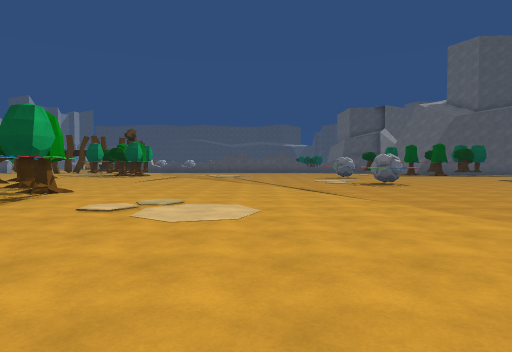
[1] (above)

24 first-person views from a walk through a 3-D level made in the Unity game engine. The camera is 1.2 m above the floor, tilts 2° down and sees 75° across. The floor is counted in squares, 2 m on a side. Each view is taken from the middle of a square. On the plan, view 1 faces up. The plan holds only what a view shows up to about 10 squares ahead; the rest is blank. The place goes on beyond the plan. The player is left out. Surface patterns are stand-ins for the level's own textures.

[2]
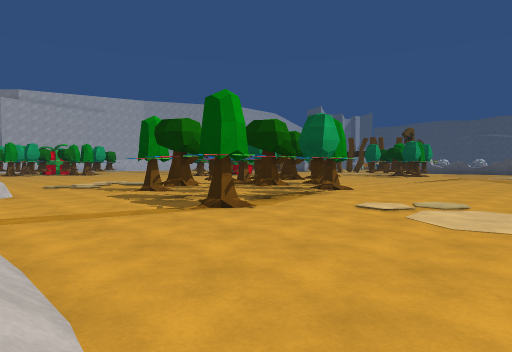

[3]
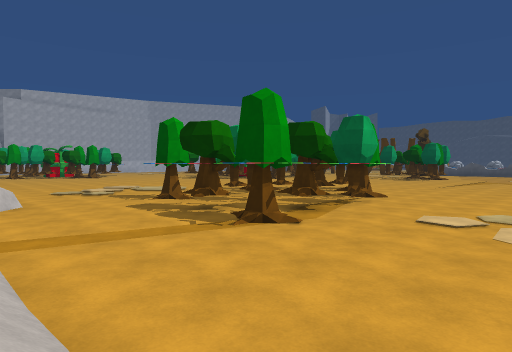

[4]
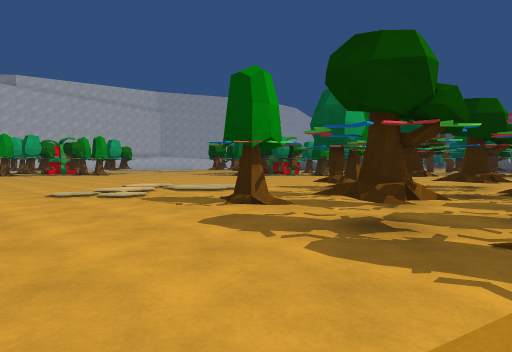

[5]
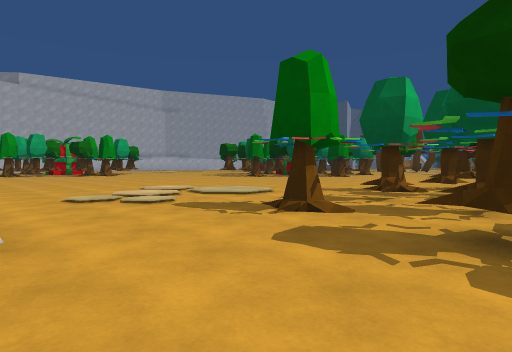

[6]
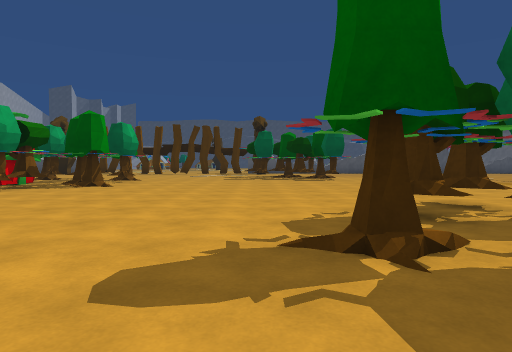

[7]
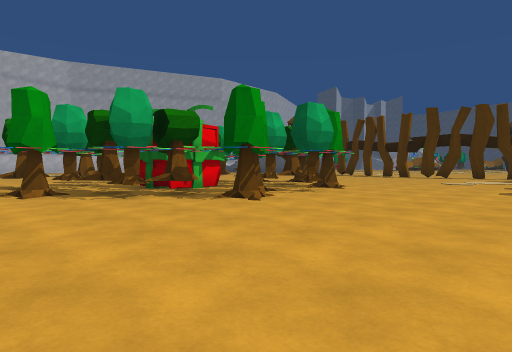

[8]
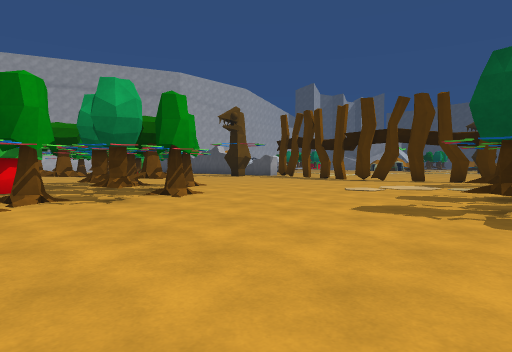

[9]
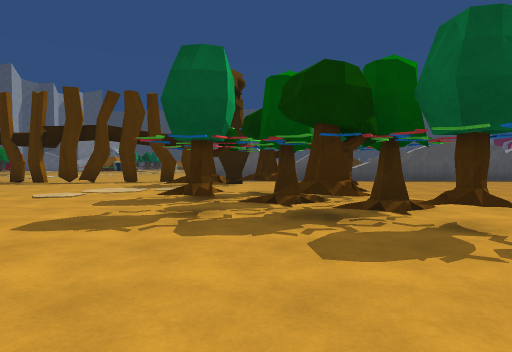

[10]
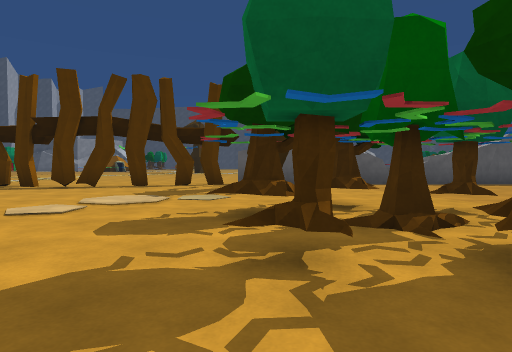

[11]
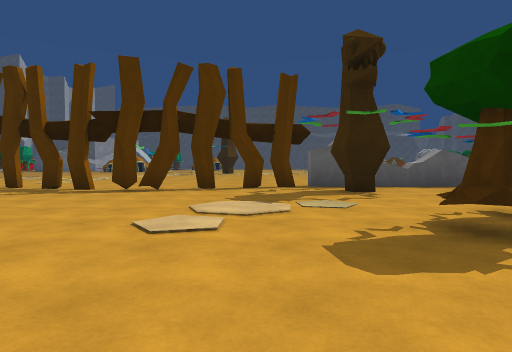

[12]
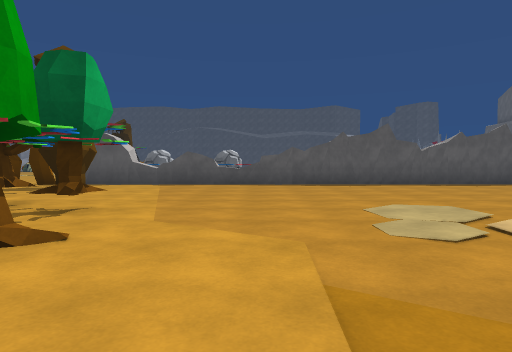

[13]
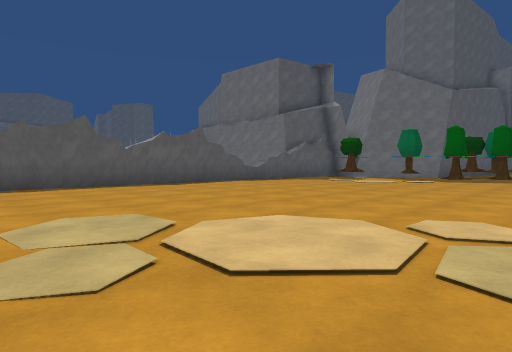

[14]
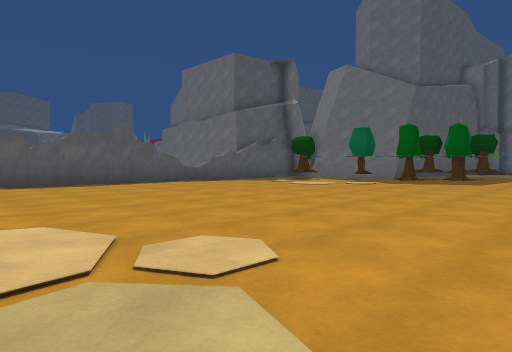

[15]
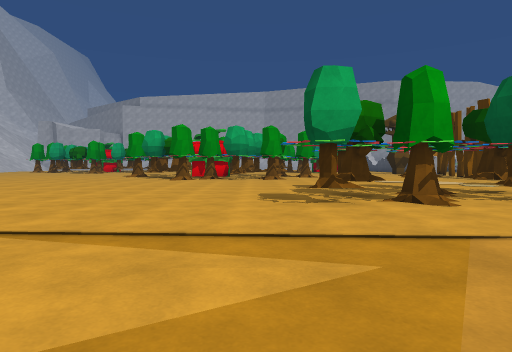

[16]
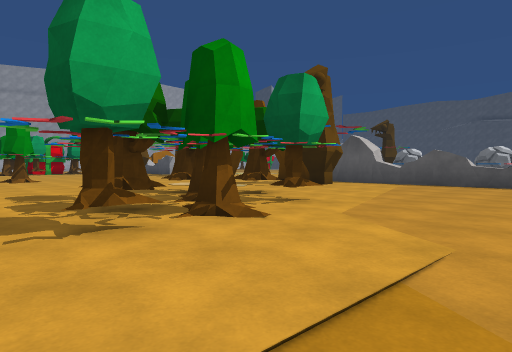

[17]
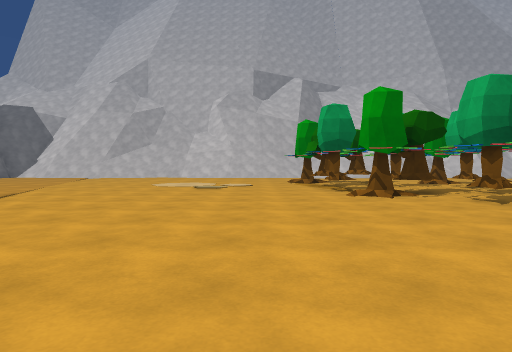

[18]
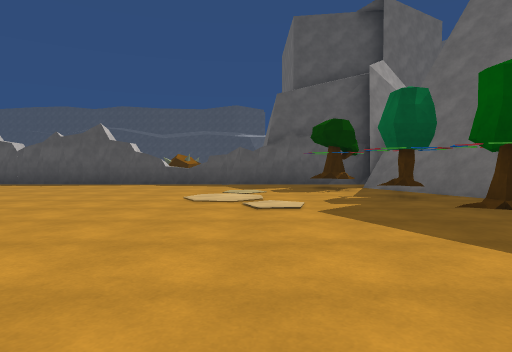

[19]
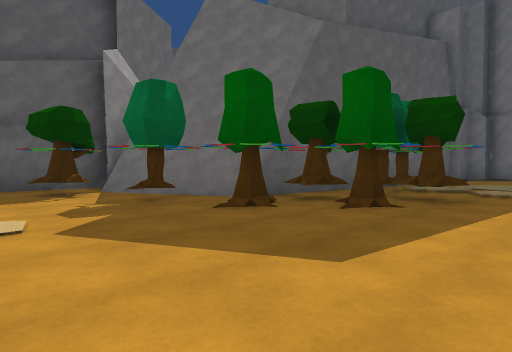

[20]
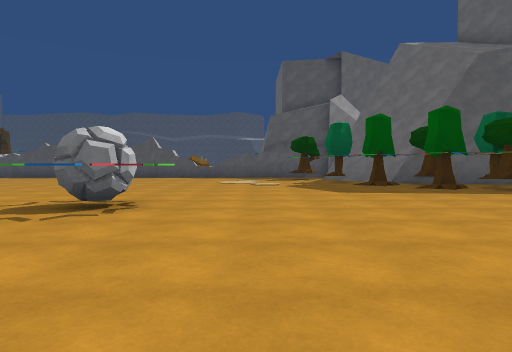

[21]
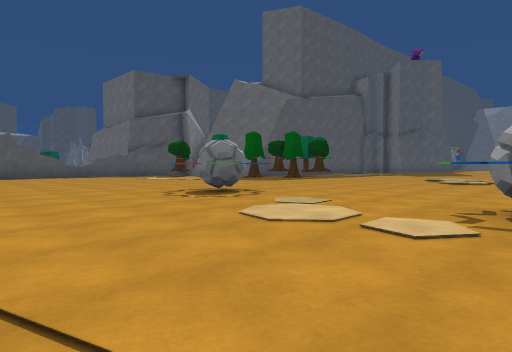

[22]
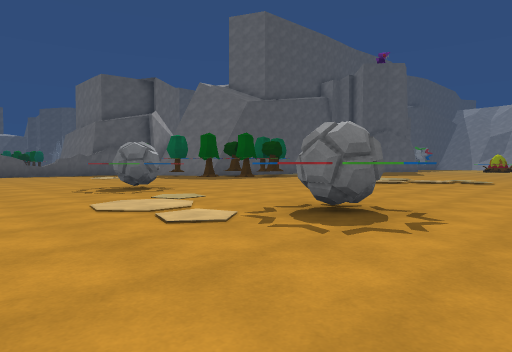

[23]
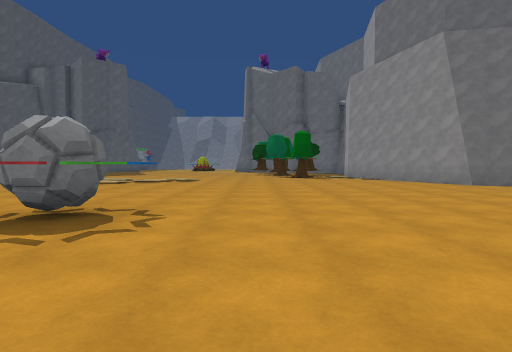

[24]
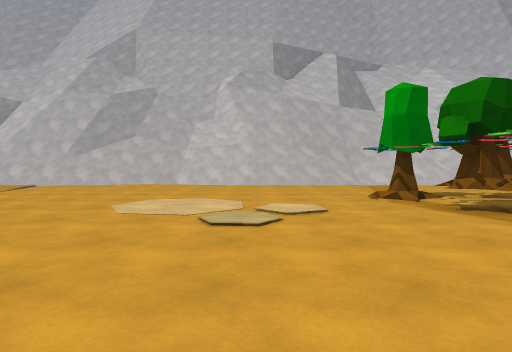

### Floor plan
Key: @ floor where view 1 was taken; # wall or solid block; x gap in a wall; . floor; / step, stairs or slope; = window, fence, low wall or low ledge; ^ raised ledge; O other object.
Columns run from 18 left of view 1 to 13 right of it. Each row starts with its distance up from view 1.
 30            OOO
 29    ....#    O
 28 x  .  x###^#^##########^#####
 27 .##x##..O...................#
 26  .......OO.................O##
 25  ............................#
 24   ..........................O###
 23    ......OO.................#OO#
 22   ......OOOOO.................OO
 21  ........O#O.................OOO
 20 OOO.....OOOO....................
 19 O OO......OO.......... ........
 18    .O.................OOO.....
 17 OOOOOO..........   ...OO.....
 16  O.OO..........   ...........
 15 OOOOO......... .  ............
 14 O O.............. .............
 13 OO....................OO.......
 12 O.....................OO ......
 11     ....... ...........O......
 10      ....OOO..................
  9      ......OOO................
  8      ...OOOOO#................
  7     .....OO OO................
  6    ......=OO O................
  5   .......O  #O.........  .....
  4  ........##OOOO.......    ...#
  3  .....................      ##
  2   .....................
  1         /=..............
  0          ##///////@/////

Positions as (right, up) in squares from view 1, and headings:
1: (0, 0), facing up
2: (0, 0), facing up-left
3: (-1, 0), facing up-left
4: (-5, 1), facing up-left
5: (-6, 1), facing up-left
6: (-10, 6), facing up
7: (-10, 11), facing up-left
8: (-9, 15), facing up-left
9: (-9, 16), facing up
10: (-10, 18), facing up
11: (-12, 19), facing up
12: (-5, 18), facing up
13: (-4, 19), facing up-right
14: (-2, 18), facing up-right
15: (-2, 18), facing left
16: (-4, 18), facing up-left
17: (-3, 15), facing down
18: (7, 18), facing up
19: (7, 19), facing up-right
20: (7, 13), facing up
21: (0, 12), facing up-right
22: (1, 10), facing up-right
23: (1, 10), facing right
24: (-2, 10), facing down
